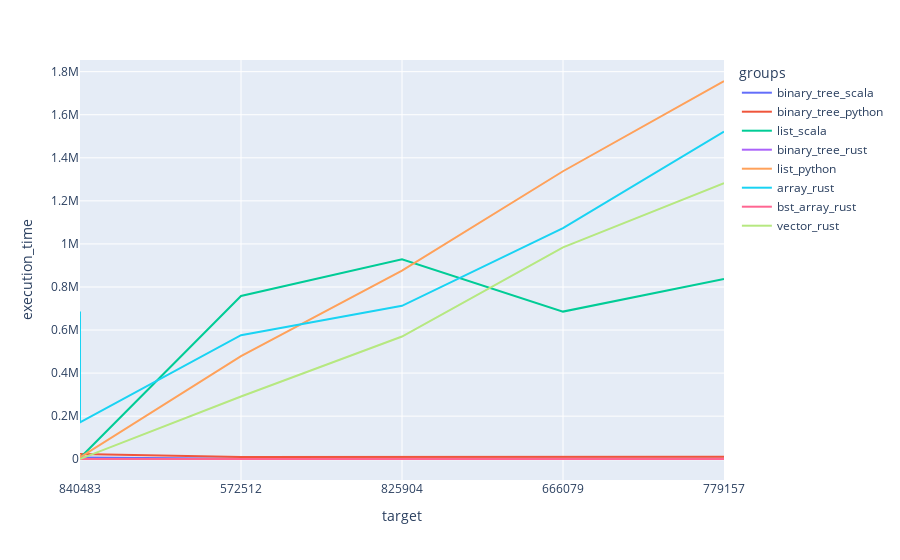
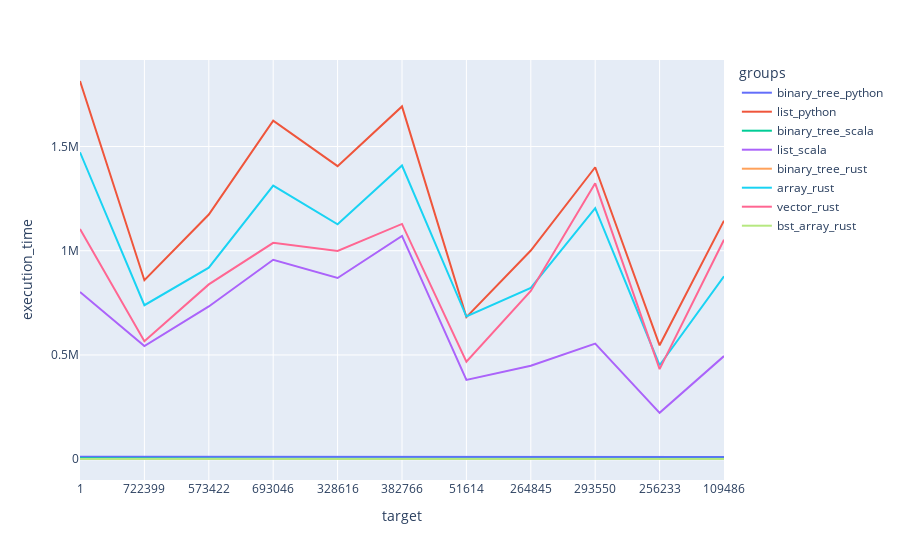

The cell these charts' notebook holds for them, in order:
### Code cell
import plotly.express as px

for numbers in [percentiles, random_numbers]:
    result_subset = results[results["target"].isin(numbers)].copy()
    result_subset["i"] = result_subset["target"].apply(lambda x: numbers.index(x))
    result_subset = result_subset.sort_values(by=("i"))
    fig = px.line(result_subset, x="target", y="execution_time", color='groups')
    fig.update_xaxes(type='category')
    fig.show()

### Figure 1 — Plotly figure (JSON) as saved in the notebook; plotly's stock layout.template omitted (floating-point values rounded to 4 significant figures)
{"data": [{"hovertemplate": "groups=binary_tree_scala<br>target=%{x}<br>execution_time=%{y}<extra></extra>", "legendgroup": "binary_tree_scala", "line": {"color": "#636efa", "dash": "solid"}, "marker": {"symbol": "circle"}, "mode": "lines", "name": "binary_tree_scala", "orientation": "v", "showlegend": true, "type": "scatter", "x": [840483, 572512, 825904, 666079, 779157], "xaxis": "x", "y": [7543.0, 2060.0, 2493.0, 2947.0, 2514.0], "yaxis": "y"}, {"hovertemplate": "groups=binary_tree_python<br>target=%{x}<br>execution_time=%{y}<extra></extra>", "legendgroup": "binary_tree_python", "line": {"color": "#EF553B", "dash": "solid"}, "marker": {"symbol": "circle"}, "mode": "lines", "name": "binary_tree_python", "orientation": "v", "showlegend": true, "type": "scatter", "x": [840483, 840483, 572512, 825904, 666079, 779157], "xaxis": "x", "y": [7194.0, 24510.0, 10340.0, 9987.0, 10550.0, 11870.0], "yaxis": "y"}, {"hovertemplate": "groups=list_scala<br>target=%{x}<br>execution_time=%{y}<extra></extra>", "legendgroup": "list_scala", "line": {"color": "#00cc96", "dash": "solid"}, "marker": {"symbol": "circle"}, "mode": "lines", "name": "list_scala", "orientation": "v", "showlegend": true, "type": "scatter", "x": [840483, 572512, 825904, 666079, 779157], "xaxis": "x", "y": [5580.0, 758200.0, 928900.0, 685600.0, 837000.0], "yaxis": "y"}, {"hovertemplate": "groups=binary_tree_rust<br>target=%{x}<br>execution_time=%{y}<extra></extra>", "legendgroup": "binary_tree_rust", "line": {"color": "#ab63fa", "dash": "solid"}, "marker": {"symbol": "circle"}, "mode": "lines", "name": "binary_tree_rust", "orientation": "v", "showlegend": true, "type": "scatter", "x": [840483, 840483, 572512, 825904, 666079, 779157], "xaxis": "x", "y": [1397, 978, 977, 1397, 1397, 1397], "yaxis": "y"}, {"hovertemplate": "groups=list_python<br>target=%{x}<br>execution_time=%{y}<extra></extra>", "legendgroup": "list_python", "line": {"color": "#FFA15A", "dash": "solid"}, "marker": {"symbol": "circle"}, "mode": "lines", "name": "list_python", "orientation": "v", "showlegend": true, "type": "scatter", "x": [840483, 840483, 572512, 825904, 666079, 779157], "xaxis": "x", "y": [24370.0, 7962.0, 478800.0, 875900.0, 1337000.0, 1757000.0], "yaxis": "y"}, {"hovertemplate": "groups=array_rust<br>target=%{x}<br>execution_time=%{y}<extra></extra>", "legendgroup": "array_rust", "line": {"color": "#19d3f3", "dash": "solid"}, "marker": {"symbol": "circle"}, "mode": "lines", "name": "array_rust", "orientation": "v", "showlegend": true, "type": "scatter", "x": [840483, 840483, 572512, 825904, 666079, 779157], "xaxis": "x", "y": [686260, 170692, 576051, 712381, 1073530, 1521213], "yaxis": "y"}, {"hovertemplate": "groups=bst_array_rust<br>target=%{x}<br>execution_time=%{y}<extra></extra>", "legendgroup": "bst_array_rust", "line": {"color": "#FF6692", "dash": "solid"}, "marker": {"symbol": "circle"}, "mode": "lines", "name": "bst_array_rust", "orientation": "v", "showlegend": true, "type": "scatter", "x": [840483, 840483, 572512, 825904, 666079, 779157], "xaxis": "x", "y": [1397, 1467, 977, 1397, 1467, 1467], "yaxis": "y"}, {"hovertemplate": "groups=vector_rust<br>target=%{x}<br>execution_time=%{y}<extra></extra>", "legendgroup": "vector_rust", "line": {"color": "#B6E880", "dash": "solid"}, "marker": {"symbol": "circle"}, "mode": "lines", "name": "vector_rust", "orientation": "v", "showlegend": true, "type": "scatter", "x": [840483, 840483, 572512, 825904, 666079, 779157], "xaxis": "x", "y": [1885, 978, 291029, 569696, 984064, 1282356], "yaxis": "y"}], "layout": {"legend": {"title": {"text": "groups"}, "tracegroupgap": 0}, "margin": {"t": 60}, "xaxis": {"anchor": "y", "domain": [0, 1], "title": {"text": "target"}, "type": "category"}, "yaxis": {"anchor": "x", "domain": [0, 1], "title": {"text": "execution_time"}}}}

### Figure 2 — Plotly figure (JSON) as saved in the notebook; plotly's stock layout.template omitted (floating-point values rounded to 4 significant figures)
{"data": [{"hovertemplate": "groups=binary_tree_python<br>target=%{x}<br>execution_time=%{y}<extra></extra>", "legendgroup": "binary_tree_python", "line": {"color": "#636efa", "dash": "solid"}, "marker": {"symbol": "circle"}, "mode": "lines", "name": "binary_tree_python", "orientation": "v", "showlegend": true, "type": "scatter", "x": [1, 722399, 573422, 693046, 328616, 382766, 51614, 264845, 293550, 256233, 109486], "xaxis": "x", "y": [11590.0, 11380.0, 10960.0, 10130.0, 11870.0, 10060.0, 9499.0, 9499.0, 10130.0, 9010.0, 10480.0], "yaxis": "y"}, {"hovertemplate": "groups=list_python<br>target=%{x}<br>execution_time=%{y}<extra></extra>", "legendgroup": "list_python", "line": {"color": "#EF553B", "dash": "solid"}, "marker": {"symbol": "circle"}, "mode": "lines", "name": "list_python", "orientation": "v", "showlegend": true, "type": "scatter", "x": [1, 722399, 573422, 693046, 328616, 382766, 51614, 264845, 293550, 256233, 109486], "xaxis": "x", "y": [1814000.0, 858500.0, 1174000.0, 1624000.0, 1406000.0, 1692000.0, 681400.0, 1001000.0, 1400000.0, 546200.0, 1144000.0], "yaxis": "y"}, {"hovertemplate": "groups=binary_tree_scala<br>target=%{x}<br>execution_time=%{y}<extra></extra>", "legendgroup": "binary_tree_scala", "line": {"color": "#00cc96", "dash": "solid"}, "marker": {"symbol": "circle"}, "mode": "lines", "name": "binary_tree_scala", "orientation": "v", "showlegend": true, "type": "scatter", "x": [1, 722399, 573422, 693046, 328616, 382766, 51614, 264845, 293550, 256233, 109486], "xaxis": "x", "y": [4114.0, 2843.0, 2612.0, 2462.0, 2699.0, 2787.0, 2811.0, 2926.0, 2169.0, 2368.0, 2546.0], "yaxis": "y"}, {"hovertemplate": "groups=list_scala<br>target=%{x}<br>execution_time=%{y}<extra></extra>", "legendgroup": "list_scala", "line": {"color": "#ab63fa", "dash": "solid"}, "marker": {"symbol": "circle"}, "mode": "lines", "name": "list_scala", "orientation": "v", "showlegend": true, "type": "scatter", "x": [1, 722399, 573422, 693046, 328616, 382766, 51614, 264845, 293550, 256233, 109486], "xaxis": "x", "y": [801800.0, 542800.0, 732700.0, 956800.0, 869100.0, 1071000.0, 380200.0, 448000.0, 554400.0, 222200.0, 494700.0], "yaxis": "y"}, {"hovertemplate": "groups=binary_tree_rust<br>target=%{x}<br>execution_time=%{y}<extra></extra>", "legendgroup": "binary_tree_rust", "line": {"color": "#FFA15A", "dash": "solid"}, "marker": {"symbol": "circle"}, "mode": "lines", "name": "binary_tree_rust", "orientation": "v", "showlegend": true, "type": "scatter", "x": [1, 722399, 573422, 693046, 328616, 382766, 51614, 264845, 293550, 256233, 109486], "xaxis": "x", "y": [1397, 1467, 1397, 1396, 1466, 1397, 1886, 1467, 1397, 1396, 978], "yaxis": "y"}, {"hovertemplate": "groups=array_rust<br>target=%{x}<br>execution_time=%{y}<extra></extra>", "legendgroup": "array_rust", "line": {"color": "#19d3f3", "dash": "solid"}, "marker": {"symbol": "circle"}, "mode": "lines", "name": "array_rust", "orientation": "v", "showlegend": true, "type": "scatter", "x": [1, 722399, 573422, 693046, 328616, 382766, 51614, 264845, 293550, 256233, 109486], "xaxis": "x", "y": [1472255, 738712, 918971, 1312248, 1126889, 1408559, 684305, 821473, 1204553, 450616, 877207], "yaxis": "y"}, {"hovertemplate": "groups=vector_rust<br>target=%{x}<br>execution_time=%{y}<extra></extra>", "legendgroup": "vector_rust", "line": {"color": "#FF6692", "dash": "solid"}, "marker": {"symbol": "circle"}, "mode": "lines", "name": "vector_rust", "orientation": "v", "showlegend": true, "type": "scatter", "x": [1, 722399, 573422, 693046, 328616, 382766, 51614, 264845, 293550, 256233, 109486], "xaxis": "x", "y": [1103771, 565435, 838514, 1037981, 999220, 1128566, 467587, 807016, 1323352, 431898, 1052648], "yaxis": "y"}, {"hovertemplate": "groups=bst_array_rust<br>target=%{x}<br>execution_time=%{y}<extra></extra>", "legendgroup": "bst_array_rust", "line": {"color": "#B6E880", "dash": "solid"}, "marker": {"symbol": "circle"}, "mode": "lines", "name": "bst_array_rust", "orientation": "v", "showlegend": true, "type": "scatter", "x": [1, 722399, 573422, 693046, 328616, 382766, 51614, 264845, 293550, 256233, 109486], "xaxis": "x", "y": [977, 1466, 908, 1397, 1397, 908, 1467, 908, 978, 978, 978], "yaxis": "y"}], "layout": {"legend": {"title": {"text": "groups"}, "tracegroupgap": 0}, "margin": {"t": 60}, "xaxis": {"anchor": "y", "domain": [0, 1], "title": {"text": "target"}, "type": "category"}, "yaxis": {"anchor": "x", "domain": [0, 1], "title": {"text": "execution_time"}}}}
